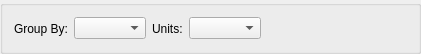
<?xml version="1.0" encoding="UTF-8"?>
<ui version="4.0">
 <comment>This file is part of the xTuple ERP: PostBooks Edition, a free and
open source Enterprise Resource Planning software suite,
Copyright (c) 1999-2018 by OpenMFG LLC, d/b/a xTuple.
It is licensed to you under the Common Public Attribution License
version 1.0, the full text of which (including xTuple-specific Exhibits)
is available at www.xtuple.com/CPAL.  By using this software, you agree
to be bound by its terms.</comment>
 <class>dspTimePhasedBookings</class>
 <widget class="QWidget" name="dspTimePhasedBookings">
  <property name="enabled">
   <bool>true</bool>
  </property>
  <property name="geometry">
   <rect>
    <x>0</x>
    <y>0</y>
    <width>421</width>
    <height>54</height>
   </rect>
  </property>
  <property name="windowTitle">
   <string>Time-Phased Bookings</string>
  </property>
  <layout class="QGridLayout" name="gridLayout">
   <property name="margin">
    <number>0</number>
   </property>
   <item row="0" column="0">
    <widget class="QGroupBox" name="groupBox">
     <property name="title">
      <string/>
     </property>
     <layout class="QHBoxLayout" name="horizontalLayout">
      <item>
       <widget class="QLabel" name="_groupByLit">
        <property name="text">
         <string>Group By:</string>
        </property>
       </widget>
      </item>
      <item>
       <widget class="XComboBox" name="_groupBy"/>
      </item>
      <item>
       <widget class="QLabel" name="_unitsLit">
        <property name="text">
         <string>Units:</string>
        </property>
       </widget>
      </item>
      <item>
       <widget class="XComboBox" name="_units"/>
      </item>
      <item>
       <spacer name="horizontalSpacer">
        <property name="orientation">
         <enum>Qt::Horizontal</enum>
        </property>
        <property name="sizeHint" stdset="0">
         <size>
          <width>14</width>
          <height>20</height>
         </size>
        </property>
       </spacer>
      </item>
     </layout>
    </widget>
   </item>
  </layout>
 </widget>
 <layoutdefault spacing="6" margin="11"/>
 <customwidgets>
  <customwidget>
   <class>XComboBox</class>
   <extends>QComboBox</extends>
   <header>xcombobox.h</header>
  </customwidget>
 </customwidgets>
 <resources/>
 <connections/>
</ui>
